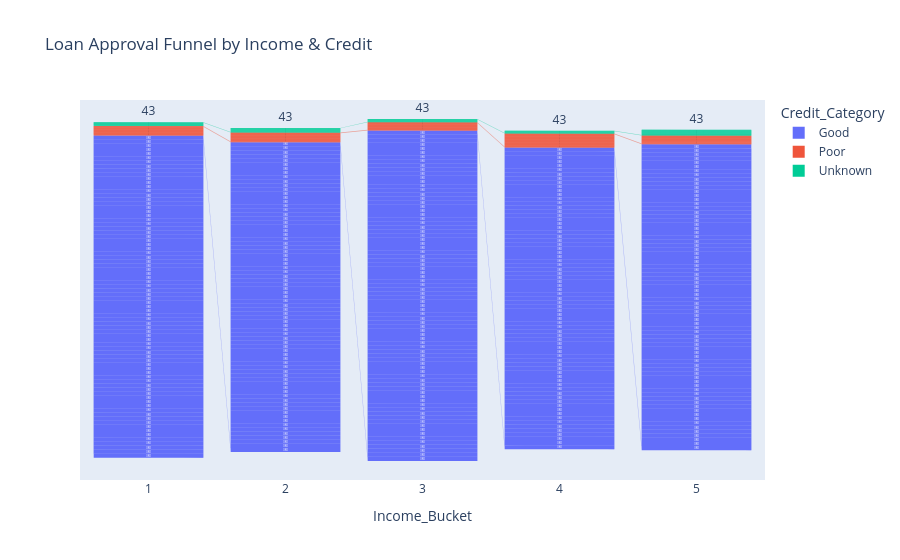

The notebook cell saved with this chart:
### Code cell
import plotly.express as px
from plotly.subplots import make_subplots
import plotly.graph_objects as go

# 1. Credit Risk Funnel
fig1 = px.funnel(df_features, x='Income_Bucket', y='Category_Count', 
                color='Credit_Category',
                title="Loan Approval Funnel by Income & Credit")
fig1.write_html('risk_funnel.html')
fig1.show()

### Figure 1 — Plotly figure (JSON) as saved in the notebook; plotly's stock layout.template omitted (floating-point values rounded to 4 significant figures; data arrays with more than 128 entries replaced by an {"elided": "..."} marker saying what was removed)
{"data": [{"hovertemplate": "Credit_Category=Good<br>Income_Bucket=%{x}<br>Category_Count=%{y}<extra></extra>", "legendgroup": "Good", "marker": {"color": "#636efa"}, "name": "Good", "orientation": "v", "showlegend": true, "type": "funnel", "x": {"elided": "380 int values"}, "xaxis": "x", "y": {"elided": "380 int values"}, "yaxis": "y"}, {"hovertemplate": "Credit_Category=Poor<br>Income_Bucket=%{x}<br>Category_Count=%{y}<extra></extra>", "legendgroup": "Poor", "marker": {"color": "#EF553B"}, "name": "Poor", "orientation": "v", "showlegend": true, "type": "funnel", "x": [1, 1, 1, 1, 1, 1, 1, 1, 1, 1, 1, 1, 1, 2, 2, 2, 2, 2, 2, 2, 2, 2, 2, 2, 2, 2, 3, 3, 3, 3, 3, 3, 3, 3, 3, 3, 3, 4, 4, 4, 4, 4, 4, 4, 4, 4, 4, 4, 4, 4, 4, 4, 4, 4, 4, 4, 5, 5, 5, 5, 5, 5, 5, 5, 5, 5, 5, 5], "xaxis": "x", "y": [68, 68, 68, 68, 68, 68, 68, 68, 68, 68, 68, 68, 68, 68, 68, 68, 68, 68, 68, 68, 68, 68, 68, 68, 68, 68, 68, 68, 68, 68, 68, 68, 68, 68, 68, 68, 68, 68, 68, 68, 68, 68, 68, 68, 68, 68, 68, 68, 68, 68, 68, 68, 68, 68, 68, 68, 68, 68, 68, 68, 68, 68, 68, 68, 68, 68, 68, 68], "yaxis": "y"}, {"hovertemplate": "Credit_Category=Unknown<br>Income_Bucket=%{x}<br>Category_Count=%{y}<extra></extra>", "legendgroup": "Unknown", "marker": {"color": "#00cc96"}, "name": "Unknown", "orientation": "v", "showlegend": true, "type": "funnel", "x": [1, 1, 1, 1, 1, 1, 1, 1, 2, 2, 2, 2, 2, 2, 2, 2, 2, 2, 3, 3, 3, 3, 3, 3, 3, 4, 4, 4, 4, 4, 4, 5, 5, 5, 5, 5, 5, 5, 5, 5, 5, 5, 5], "xaxis": "x", "y": [43, 43, 43, 43, 43, 43, 43, 43, 43, 43, 43, 43, 43, 43, 43, 43, 43, 43, 43, 43, 43, 43, 43, 43, 43, 43, 43, 43, 43, 43, 43, 43, 43, 43, 43, 43, 43, 43, 43, 43, 43, 43, 43], "yaxis": "y"}], "layout": {"legend": {"title": {"text": "Credit_Category"}, "tracegroupgap": 0}, "title": {"text": "Loan Approval Funnel by Income & Credit"}, "xaxis": {"anchor": "y", "domain": [0, 1], "title": {"text": "Income_Bucket"}}, "yaxis": {"anchor": "x", "domain": [0, 1], "title": {"text": "Category_Count"}}}}
